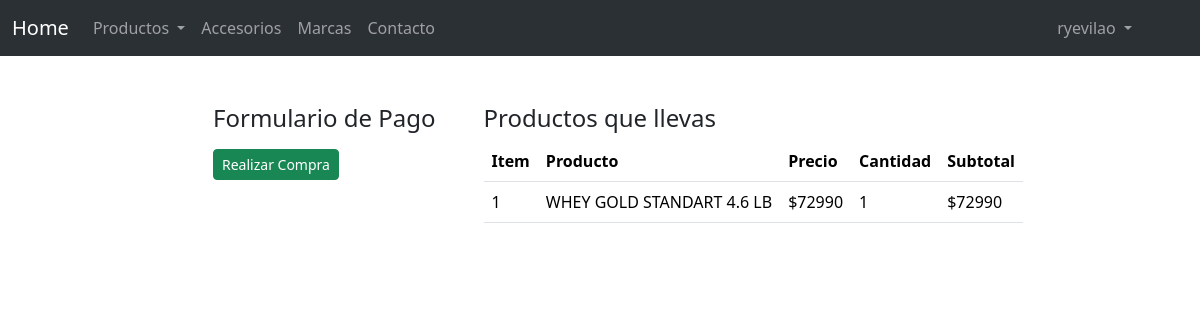
Screenshot of /carrito/finalizar (signed in) with the database file from the repository.
### CarritoApp/models.py (models this page shows, shortened)
class CarritoDetalle(models.Model):
    id_carrito  = models.ForeignKey(Carrito, on_delete=models.CASCADE, null=True, blank=True)
    cliente     = models.ForeignKey(User, on_delete=models.CASCADE, null=True, blank=True)
    linea       = models.IntegerField(default=1)
    id_producto = models.ForeignKey(Producto, on_delete=models.CASCADE, null=True, blank=True)
    precio      = models.IntegerField(default=0)
    cantidad    = models.IntegerField(default=1)
    subtotal    = models.IntegerField(default=0)

### ProductosApp/models.py (models this page shows, shortened)
class Producto(models.Model):
    descripcion   = models.CharField(max_length=100)
    categoria     = models.ForeignKey(Categoria, on_delete=models.CASCADE, null=True, blank=True)
    precio        = models.IntegerField()
    oferta        = models.BooleanField()
    precio_oferta = models.IntegerField()
    activo        = models.BooleanField()

### CarritoApp/views.py (the view)
# urls.py: path('finalizar', pre_finalizar_pedido, name='pre_finalizar_pedido'),
@login_required
def pre_finalizar_pedido(request):
    usuario = request.user
    cliente = User.objects.filter(username=usuario).first()
    if request.method == "POST":
        pass
    carrito = Carrito.objects.filter(cliente = cliente).first()
    detalle = CarritoDetalle.objects.filter(id_carrito = carrito.id, cliente = cliente)
    contexto = {
        "title"           : "Confirmar Compra",
        "carrito_detalle" : detalle,
        "usuario"         : cliente.first_name,
        "total"           : locale.format_string("%d", carrito.total, grouping=True)
    }
    return render(request, "CarritoApp/pre_finalizar.html", contexto)

### proyecto_final/templates/CarritoApp/pre_finalizar.html (shortened to what this page needs)
{% extends "proyecto_final/home.html" %}
{% load static %}
{% block content %}
<main class="d-flex justify-content-center">
    <aside class="mx-4">
        <main class="d-flex flex-column">
            <h4 class="mb-2">Formulario de Pago</h4>
            <form action="#" method="post">
                <input type="submit" value="Realizar Compra" class="btn btn-success btn-sm mt-2 mx-auto">
            </form>
        </main>
    </aside>
    <aside class="mx-4">
        <main class="d-flex flex-column">
            <h4 class="mb-2">Productos que llevas</h4>
            <table class="table mx-auto">
                <thead>
                    <tr>
                        <th>Item</th>
                        <th>Producto</th>
                        <th>Precio</th>
                        <th>Cantidad</th>
                        <th>Subtotal</th>
                    </tr>
                </thead>
                <tbody>
                    {% for item in carrito_detalle %}
                    <tr>
                        <td>{{ item.linea }}</td>
                        <td>{{ item.id_producto.descripcion }}</td>
                        <td>${{ item.precio }}</td>
                        <td>{{ item.cantidad }}</td>
                        <td>${{ item.subtotal }}</td>
                    </tr>
                    {% endfor %}
                </tbody>
            </table>
        </main>
    </aside>
</main>
{% endblock %}

### proyecto_final/templates/proyecto_final/home.html (shortened to what this page needs)
<!DOCTYPE html>
<html lang="en">
<head>
    {% load static %}
    <link href="https://cdn.jsdelivr.net/npm/bootstrap@5.3.1/dist/css/bootstrap.min.css" rel="stylesheet"
>
    <link rel="stylesheet" href="https://cdnjs.cloudflare.com/ajax/libs/font-awesome/6.4.0/css/all.min.css">
    <link href="https://unpkg.com/aos@2.3.1/dist/aos.css" rel="stylesheet">
</head>
<body>
    <nav class="navbar bg-dark navbar-expand-lg bg-body-tertiary" data-bs-theme="dark">
        <div class="container-fluid">
            <a class="navbar-brand" href="{% url 'home_productos' %}">Home</a>
            <div class="collapse navbar-collapse" id="navbarSupportedContent">
                <ul class="navbar-nav me-auto mb-2 mb-lg-0">
                    <li class="nav-item dropdown">
                        <a class="nav-link dropdown-toggle" href="#" role="button" data-bs-toggle="dropdown"
                            aria-expanded="false">
                            Productos
                        </a>
                    </li>
                    <li class="nav-item">
                        <a class="nav-link" aria-current="page" href="#">Accesorios</a>
                    </li>
                    <li class="nav-item">
                        <a class="nav-link" href="#">Marcas</a>
                    </li>
                    <li class="nav-item">
                        <a class="nav-link" href="#">Contacto</a>
                    </li>
                </ul>
                {% if user.is_authenticated %}
                <ul class="navbar-nav me-5 mb-2 mb-lg-0">
                    <li class="nav-item dropdown">
                        <a class="nav-link dropdown-toggle" href="#" role="button" data-bs-toggle="dropdown"
                            aria-expanded="false">
                            {{ user.username }}
                        </a>
                    </li>
                </ul>
                {% else %}
                <a href="{% url 'login' %}" class="btn btn-primary">Cuenta</a>
                {% endif %}
            </div>
        </div>
    </nav>
    <main class="container m-5">
        {% block content %}
        {% endblock %}
    </main>
</body>
</html>

### rows the page displays
CarritoDetalle: linea "1", id_producto.descripcion "WHEY GOLD STANDART 4.6 LB", precio "72990", cantidad "1", subtotal "72990"

### other values shown
{{ user.username }} "ryevilao"
